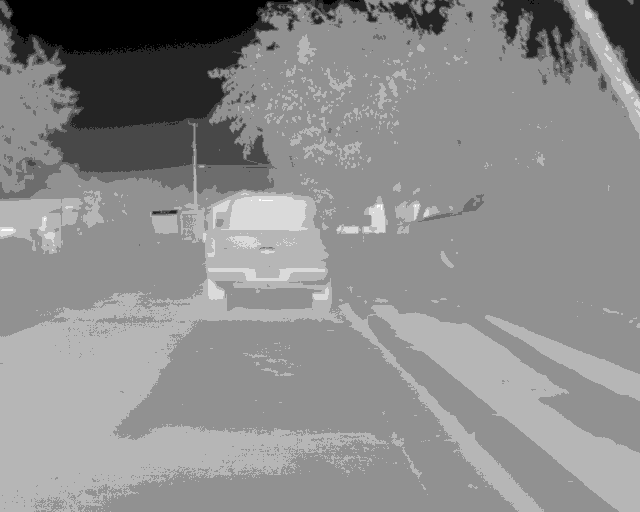
#> input picture data/FLIR_00001_16bit.tiff, 640 x 512 px
$ python Measuring_Temp_From_Image.py
#> lines starting #> are read from the running program, lines starting #| are printed output that depends on the picture; after the words box and inside, x2 and y2 are one past the last pixel; in counts of white or black regions, pixels touching at a corner belong together
import numpy as np
import cv2
from pathlib import Path

# Define platform-independent file paths
tiff_file_path = Path("../data/FLIR_00001_16bit.tiff")
output_dir = Path("../runs")  # Directory to save the output images
output_dir.mkdir(parents=True, exist_ok=True)  # Create directory if it doesn't exist

# Fix OpenCV threading issue
cv2.ocl.setUseOpenCL(False)

# Read the 16-bit TIFF image
gray16_image = cv2.imread(str(tiff_file_path), cv2.IMREAD_ANYDEPTH)
#> gray16_image is the input picture: shape (512, 640) uint16; min 5991, max 7745, mean 7022.4

# Check if the image was loaded successfully
if gray16_image is None:
    raise FileNotFoundError(f"Error: Could not read the file {tiff_file_path}")

print(f"Loaded image: {tiff_file_path} with shape {gray16_image.shape} and dtype {gray16_image.dtype}")
#| Loaded image: ../data/FLIR_00001_16bit.tiff with shape (512, 640) and dtype uint16

# Define pixel coordinates (adjust as needed)
x, y = 250, 250

# Access the pixel value at the specified coordinates
pixel_value = gray16_image[y, x]
#> pixel_value = 7416

# Convert pixel intensity to temperature in Celsius and Fahrenheit
if pixel_value > 0:  # Avoid invalid or negative readings
    temp_celsius = (pixel_value / 100) - 273.15
#> temp_celsius = -199
    temp_fahrenheit = (temp_celsius * 9 / 5) + 32
#> temp_fahrenheit = -326.2
    temp_text = f"{temp_fahrenheit:.1f}°F"
#> temp_text = '-326.2°F'
else:
    temp_text = "Invalid Reading"

# Convert 16-bit image to 8-bit grayscale
gray8_image = cv2.normalize(gray16_image, None, 0, 255, cv2.NORM_MINMAX)
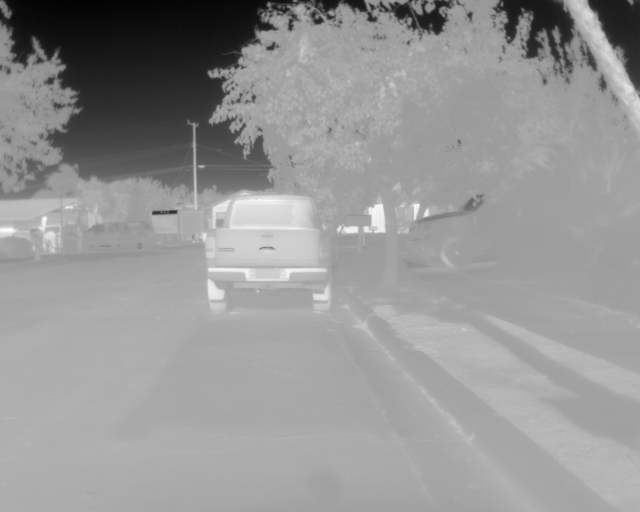
#> gray8_image: shape (512, 640) uint16; min 0, max 255, mean 150
gray8_image = np.uint8(gray8_image)

# Mark the selected pixel in both grayscale images
cv2.circle(gray8_image, (x, y), 2, (0, 0, 0), -1)
#> gray8_image: shape (512, 640); min 0, max 255, mean 149.9
cv2.circle(gray16_image, (x, y), 2, (0, 0, 0), -1)
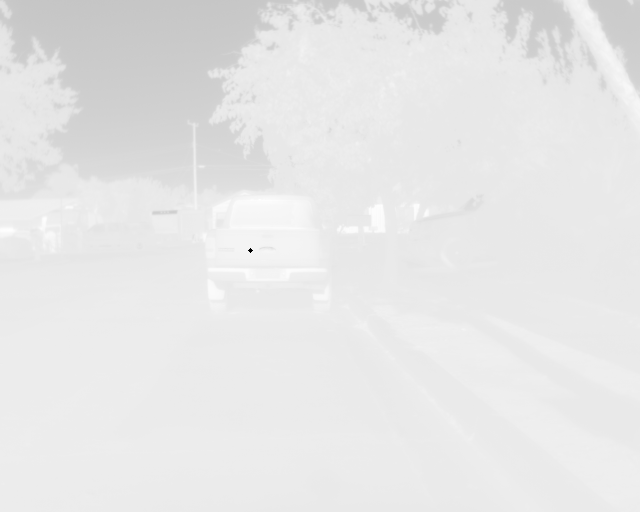
#> gray16_image: shape (512, 640) uint16; under 0.01% of pixels changed, all inside (x1, y1, x2, y2) = (248, 248, 253, 253); drawn with min black and max white

# Annotate the temperature value on both images
cv2.putText(gray8_image, temp_text, (x - 80, y - 15),
            cv2.FONT_HERSHEY_PLAIN, 1, (255, 0, 0), 2)
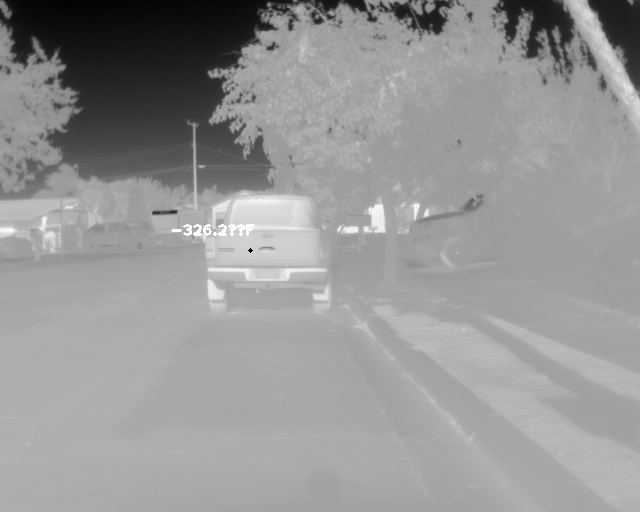
#> gray8_image: shape (512, 640); min 0, max 255, mean 150
cv2.putText(gray16_image, temp_text, (x - 80, y - 15),
            cv2.FONT_HERSHEY_PLAIN, 1, (255, 0, 0), 2)
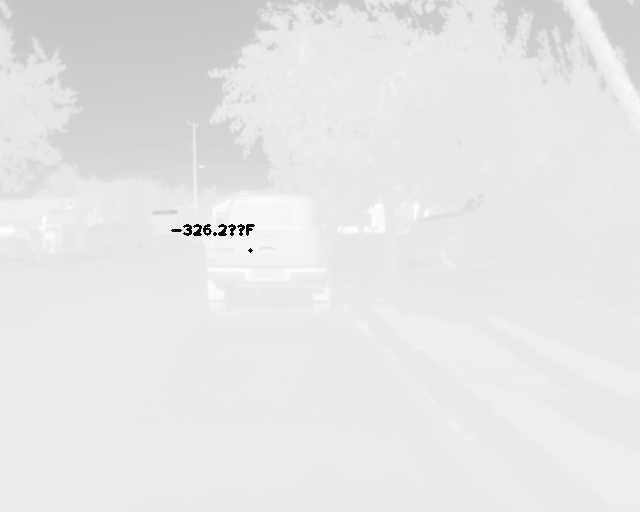
#> gray16_image: shape (512, 640) uint16; 0.14% of pixels changed, all inside (x1, y1, x2, y2) = (171, 224, 255, 236); drawn with min black and max white

# Save grayscale images (both 8-bit and 16-bit)
output_gray8 = output_dir / "FLIR_gray8_output.png"
output_gray16 = output_dir / "FLIR_gray16_output.png"

cv2.imwrite(str(output_gray8), gray8_image)
cv2.imwrite(str(output_gray16), gray16_image)

print(f"Saved 8-bit grayscale image to: {output_gray8}")
print(f"Saved 16-bit grayscale image to: {output_gray16}")
print(f"Temperature at ({x}, {y}): {temp_text}")
#| Temperature at (250, 250): -326.2°F
